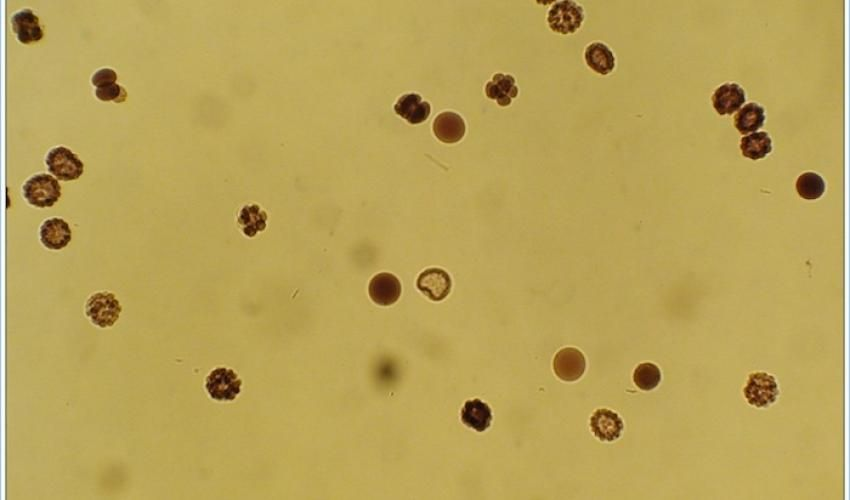
#> input picture task2.png, 850 x 500 px
$ python VisTask.py   (older library calls are emulated)
#> lines starting #> are read from the running program, lines starting #| are printed output that depends on the picture; after the words box and inside, x2 and y2 are one past the last pixel; in counts of white or black regions, pixels touching at a corner belong together
import cv2

img2 = cv2.imread("task2.png")
#> img2 is the input picture: shape (500, 850, 3); mean B, G, R 88.1, 163.2, 185.1

img1 = cv2.GaussianBlur(img2,(31,31),0)
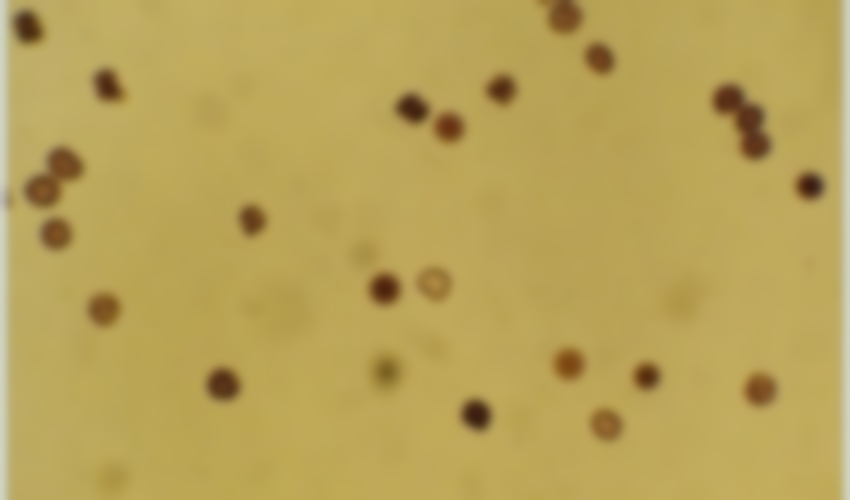
#> img1: shape (500, 850, 3); mean B, G, R 88.1, 163.2, 185.1
img = cv2.cvtColor(img1,cv2.COLOR_BGR2GRAY)
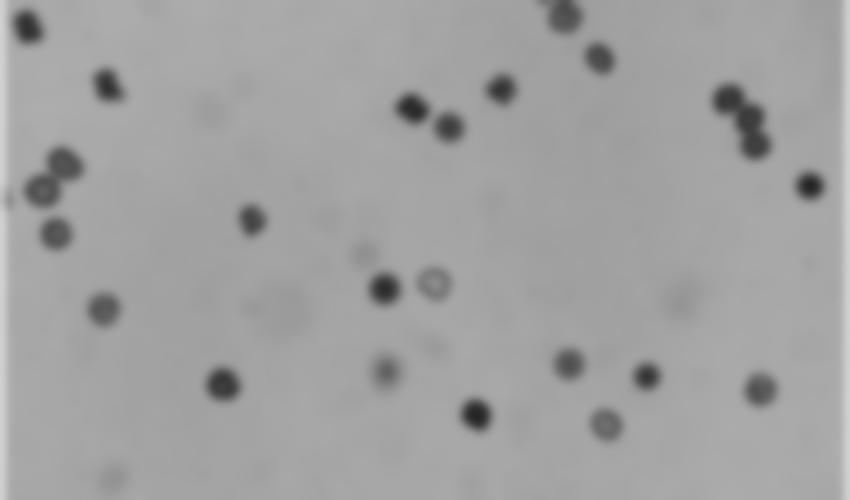
#> img: shape (500, 850); min 36, max 209, mean 161.2

ret, thresh = cv2.threshold(img,127,255,cv2.THRESH_BINARY_INV)
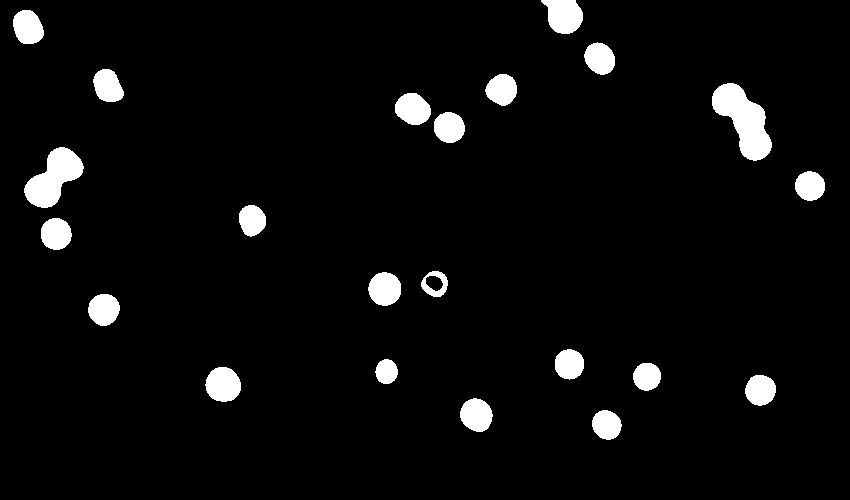
#> thresh: shape (500, 850); 4.6% white; 22 white regions


ret, thresh1 = cv2.threshold (img,0,255,cv2.THRESH_BINARY)   #Blank GRAY image
#> thresh1: shape (500, 850); every value is 255
threshchanged = cv2.cvtColor(thresh1,cv2.COLOR_GRAY2BGR)     #coloured Blank image
#> threshchanged: shape (500, 850, 3); every value is 255

_,contours,_ = cv2.findContours(thresh,cv2.RETR_LIST,cv2.CHAIN_APPROX_SIMPLE)
#> contours = 23 contours; largest, box (x1, y1, x2, y2) and area: (712, 83, 772, 161) 2402, (24, 147, 84, 208) 1902, (541, 0, 583, 34) 993, (205, 367, 241, 402) 930, (368, 272, 401, 306) 827

#counting and drawing outlines
for cnt in contours:
    (x,y),radius = cv2.minEnclosingCircle(cnt)
    center = (int(x),int(y))
    #radius = int(radius)
    cv2.circle(threshchanged,center,1,(23,102,61),2)
#> this loop made 23 passes
#> (x, y, radius, center) on passes 1 to 12: (605.9, 424.7, 15.32, (605, 424)), (476.1, 414.9, 17.21, (476, 414)), (760.1, 389.7, 15.6, (760, 389)), (223, 384.1, 18, (222, 384)), (646.6, 376.2, 14.03, (646, 376)), (386, 371.1, 12.27, (386, 371)), (568.8, 363.9, 15.09, (568, 363)), (103.7, 309.4, 16.09, (103, 309)), (433.9, 281.9, 9.66, (433, 281)), (384.2, 288.5, 16.72, (384, 288)), (434.4, 283.6, 13.6, (434, 283)), (55.68, 233.4, 15.91, (55, 233))
#> (x, y, radius) on pass 20: (109, 85, 17.8)
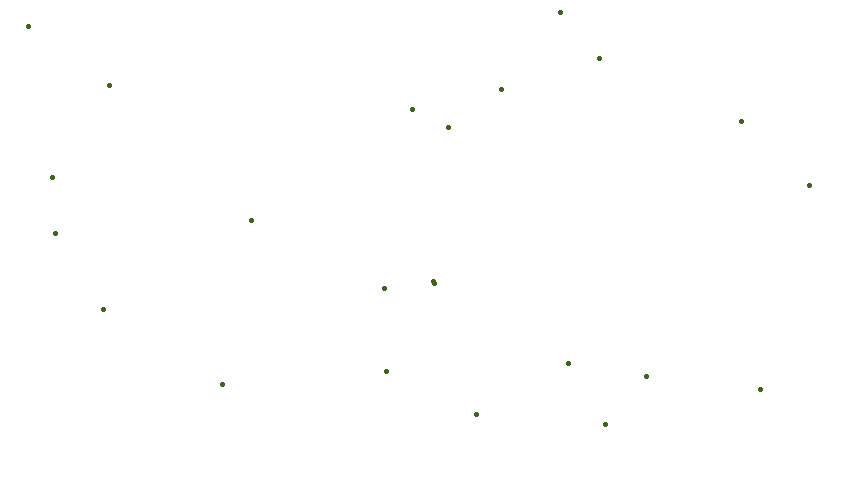
#> threshchanged: shape (500, 850, 3); mean B, G, R 254.7, 254.8, 254.8

cv2.drawContours(threshchanged,contours,-1,(80,226,151),2)
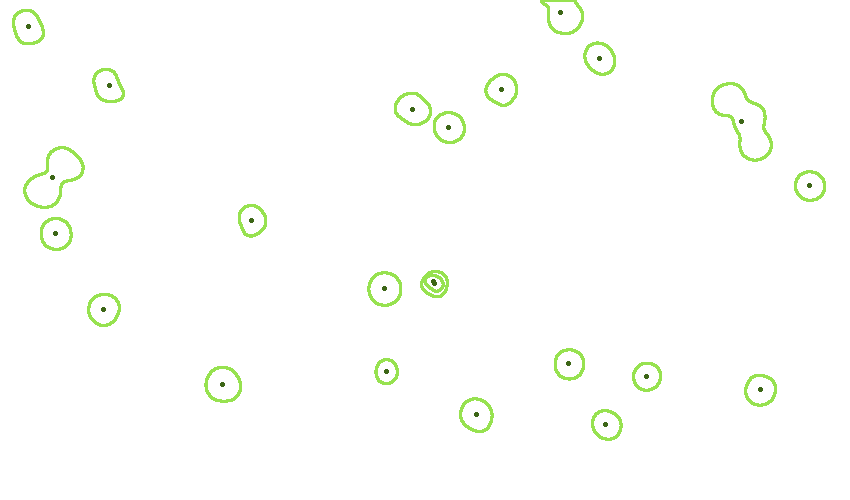
#> threshchanged: shape (500, 850, 3); 1.91% of pixels changed, all inside (x1, y1, x2, y2) = (12, 0, 826, 441)
print(len(contours))
#| 23


cv2.namedWindow('Original',cv2.WINDOW_NORMAL)
cv2.imshow('Original',img2)

cv2.namedWindow('Final1',cv2.WINDOW_NORMAL)
cv2.imshow('Final1',threshchanged)


cv2.waitKey(0)
